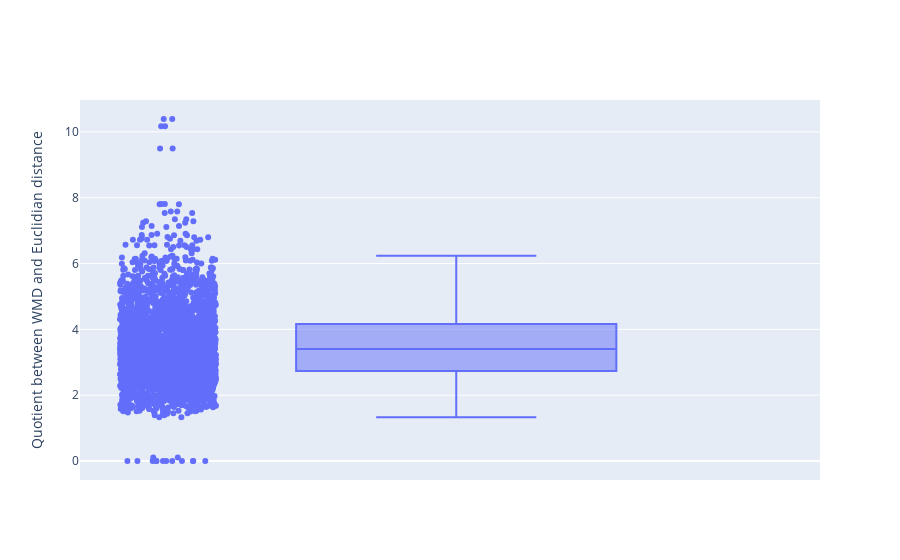

Here is the notebook cell this chart was saved with:
### Code cell
fig = go.Figure(data=[go.Box(y=(wmds/euds).flatten(),
            boxpoints='all', # can also be outliers, or suspectedoutliers, or False
            jitter=0.3, # add some jitter for a better separation between points
            pointpos=-1.8, # relative position of points wrt box
            name=""
              )])
fig.update_layout(
    title=go.layout.Title(
        xref="paper",
        x=0
    ),
    yaxis=go.layout.YAxis(
        title=go.layout.yaxis.Title(
            text="Quotient between WMD and Euclidian distance"
        )
    )
)

fig.show()

### Figure 1 — Plotly figure (JSON) as saved in the notebook; plotly's stock layout.template omitted (floating-point values rounded to 4 significant figures; data arrays with more than 128 entries replaced by an {"elided": "..."} marker saying what was removed)
{"data": [{"boxpoints": "all", "jitter": 0.3, "name": "", "pointpos": -1.8, "type": "box", "y": {"elided": "3249 float values"}}], "layout": {"title": {"x": 0, "xref": "paper"}, "yaxis": {"title": {"text": "Quotient between WMD and Euclidian distance"}}}}
